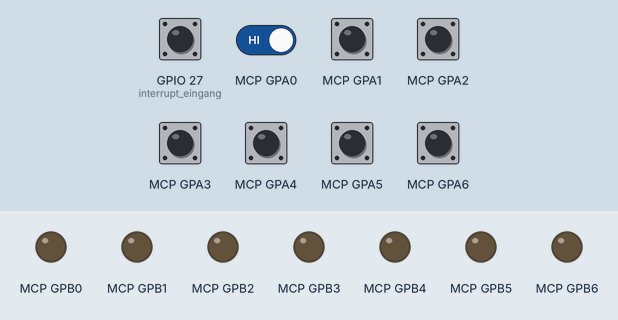
This program was run on a simulated ESP32 board running MicroPython. On the bench: output pins drawn as LEDs (lit = HIGH). The inputs (shaded band) are chosen by the test bench; at power-on: GPIO 27 (interrupt_eingang), MCP GPA0–6 HIGH. Library files of the repository ran but are not shown: mcp23017.py; what the program prints to the serial console is not drawn.

Above: at 1.2 s.
1.3 s: GPIO 27 (interrupt_eingang) pulled LOW for 0.15 s
2.9 s: GPIO 27 (interrupt_eingang) driven LOW and MCP GPA0 driven LOW
At 4.4 s:
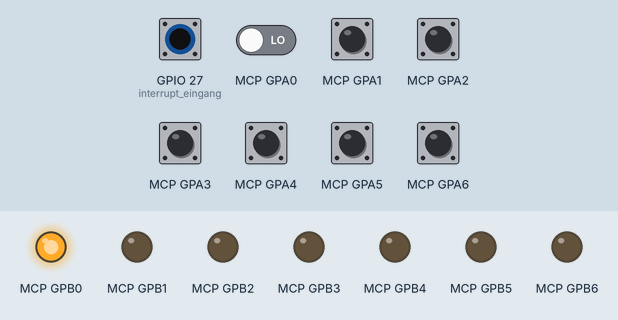
Timing chart, 0 to 5.9 s (numbered marks = the images above; inputs shaded):
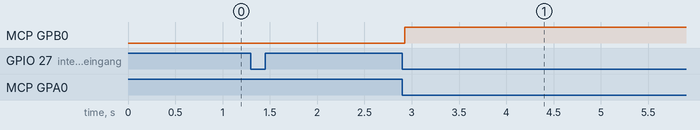

The program:

mcp23017_interrupt_beispiel.py
```python
"""
mcp23017_interrupt_beispiel.py

Einsatzbeispiel:
- sieben Taster an GPA0 bis GPA6 gegen GND
- interne Pull-ups des MCP23017
- sieben LEDs an GPB0 bis GPB6 über Vorwiderstände
- INTA als Open-Drain-Interrupt an ESP32-GPIO27
- I2C: SDA = GPIO21, SCL = GPIO22

Jeder Tastendruck schaltet die zugehörige LED um.
"""

from machine import Pin, I2C
from time import sleep_ms
from mcp23017 import MCP23017


SDA_PIN = 21
SCL_PIN = 22
INT_PIN = 27
ADRESSE = 0x20

i2c = I2C(
    0,
    sda=Pin(SDA_PIN),
    scl=Pin(SCL_PIN),
    freq=100_000,
)

gefundene_adressen = i2c.scan()
print("Gefundene I2C-Adressen:", [hex(adresse) for adresse in gefundene_adressen])

if ADRESSE not in gefundene_adressen:
    raise RuntimeError(
        "MCP23017 nicht unter 0x20 gefunden. "
        "Verdrahtung und Adresspins A0 bis A2 prüfen."
    )

mcp = MCP23017(i2c, address=ADRESSE)

for pin in range(0, 7):
    mcp.pin_mode(pin, MCP23017.INPUT)
    mcp.pullup(pin, True)
    mcp.interrupt_on_change(pin)

for pin in range(8, 15):
    mcp.pin_mode(pin, MCP23017.OUTPUT)
    mcp.write(pin, 0)

mcp.configure_interrupt_outputs(
    mirror=False,
    open_drain=True,
    active_high=False,
)

mcp.clear_interrupt("A")
letzter_tasterzustand = mcp.read_port("A") | 0x80
led_zustand = 0
interrupt_steht_an = False


def interrupt_handler(pin):
    """
    In einer Interruptfunktion keine I2C-Kommunikation durchführen.
    Es wird nur ein Merker gesetzt.
    """
    global interrupt_steht_an
    interrupt_steht_an = True


interrupt_eingang = Pin(INT_PIN, Pin.IN, Pin.PULL_UP)
interrupt_eingang.irq(
    trigger=Pin.IRQ_FALLING,
    handler=interrupt_handler,
)

print("Bereit: Taster an GPA0 bis GPA6 betätigen.")

while True:
    if interrupt_steht_an:
        interrupt_steht_an = False

        capture = mcp.interrupt_capture("A")

        sleep_ms(25)
        aktueller_tasterzustand = mcp.read_port("A") | 0x80

        gedrueckt = letzter_tasterzustand & (~aktueller_tasterzustand & 0xFF)

        for bit in range(7):
            if gedrueckt & (1 << bit):
                led_zustand ^= 1 << bit
                print(
                    "Taster GPA{} gedrückt – LED GPB{} ist jetzt {}.".format(
                        bit,
                        bit,
                        "EIN" if led_zustand & (1 << bit) else "AUS",
                    )
                )

        mcp.write_port("B", led_zustand)
        letzter_tasterzustand = aktueller_tasterzustand

        print(
            "INTCAPA = {:08b}, GPIOA = {:08b}, GPIOB = {:08b}".format(
                capture,
                aktueller_tasterzustand,
                led_zustand,
            )
        )

    sleep_ms(5)
```

Measured:
- after the input at 1.3 s, every drawn part: stays the same
- after the input at 2.9 s, MCP GPB0: LOW → HIGH at once
